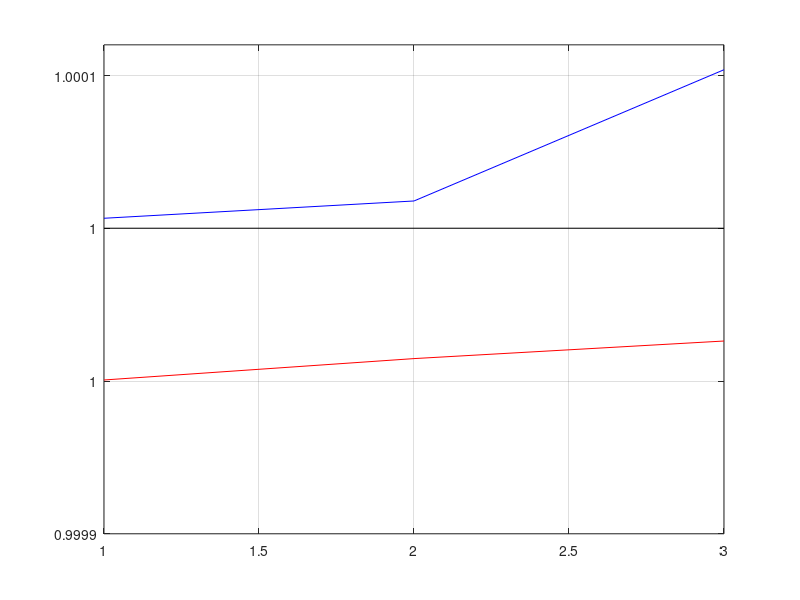

Here is the MATLAB script that generated this plot:
%% Example worked with Wilhiam

v0 = 2.4e3; % Voltage in Volts

t = 2; % time steps

p1 = [3e3;       % IN WATTS
     2e3;
     1e3];
 
q1 = [0;0;0];   % In VARS

p2 = [2e3;
      1e3;
      -6e3];
  
q2 = 0;

%%

% miles to feet
mi2ft = 1/5280;

% Config 601

R_601 = 2000*mi2ft*[0.3465, 0.1560, 0.1580;
     0.1560, 0.3375, 0.1535;
     0.1580, 0.1535, 0.3413];

%% Baseline votages

U_b1 = (v0^2)*ones(3,1) - R_601*p1;
U_b2 = (v0^2)*ones(3,1) - R_601*p2;

%%

figure()
plot(sqrt(U_b1)/v0, 'r')
hold on
grid on
plot(sqrt(U_b2)/v0, 'b')
hold on 
grid on
plot(ones(3,1), 'k')
ylim([0.9999,1.00006])
